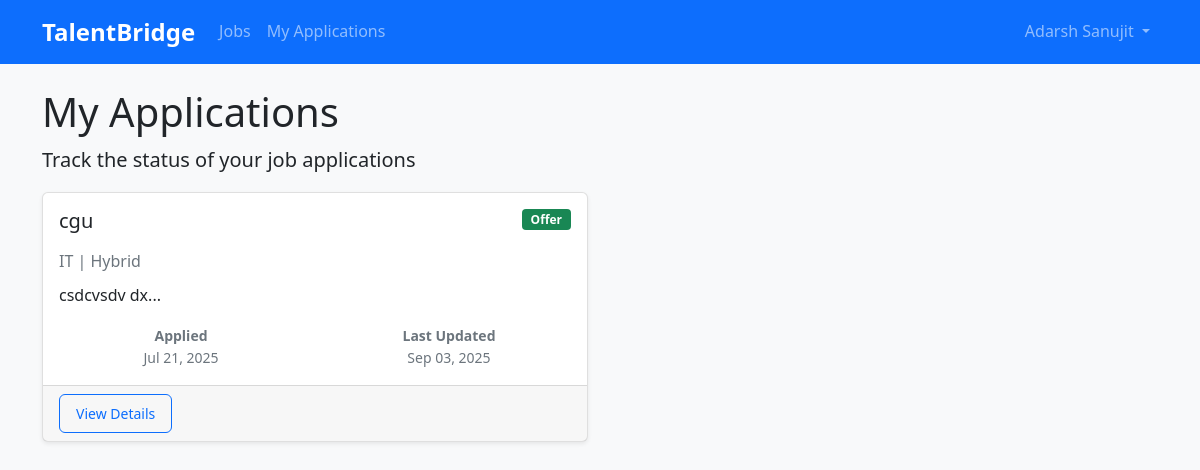
/applications/my-applications (signed in), run on the app's committed database.
### app/models.py (models this page shows, shortened)
class User(UserMixin, db.Model):
    id = db.Column(db.Integer, primary_key=True)
    username = db.Column(db.String(80), unique=True, nullable=False)
    email = db.Column(db.String(120), unique=True, nullable=False)
    password = db.Column(db.String(120), nullable=False)
    role = db.Column(db.String(20), nullable=False, default='employee')
    first_name = db.Column(db.String(50), nullable=False)
    last_name = db.Column(db.String(50), nullable=False)
    department = db.Column(db.String(100))
    location = db.Column(db.String(100))
    skills = db.Column(db.Text)
    phone = db.Column(db.String(20))
    resume_filename = db.Column(db.String(200))
    created_at = db.Column(db.DateTime, default=datetime.utcnow)
    applications = db.relationship('Application', backref='applicant', lazy=True)
    posted_jobs = db.relationship('Job', backref='posted_by_user', lazy=True)
    def get_full_name(self):
        return f"{self.first_name} {self.last_name}"

class Application(db.Model):
    id = db.Column(db.Integer, primary_key=True)
    job_id = db.Column(db.Integer, db.ForeignKey('job.id'), nullable=False)
    user_id = db.Column(db.Integer, db.ForeignKey('user.id'), nullable=False)
    cover_letter = db.Column(db.Text)
    resume_filename = db.Column(db.String(200))
    status = db.Column(db.String(20), default='submitted')
    applied_at = db.Column(db.DateTime, default=datetime.utcnow)
    updated_at = db.Column(db.DateTime, default=datetime.utcnow, onupdate=datetime.utcnow)
    hr_notes = db.Column(db.Text)
    interviews = db.relationship('Interview', backref='application', lazy=True, cascade='all, delete-orphan')

class Job(db.Model):
    id = db.Column(db.Integer, primary_key=True)
    title = db.Column(db.String(200), nullable=False)
    department = db.Column(db.String(100), nullable=False)
    location = db.Column(db.String(100), nullable=False)
    description = db.Column(db.Text, nullable=False)
    requirements = db.Column(db.Text)
    skills_required = db.Column(db.Text)
    salary_range = db.Column(db.String(100))
    job_type = db.Column(db.String(50), default='Full-time')
    status = db.Column(db.String(20), default='active')
    deadline = db.Column(db.DateTime)
    posted_by = db.Column(db.Integer, db.ForeignKey('user.id'), nullable=False)
    created_at = db.Column(db.DateTime, default=datetime.utcnow)
    updated_at = db.Column(db.DateTime, default=datetime.utcnow, onupdate=datetime.utcnow)
    applications = db.relationship('Application', backref='job', lazy=True, cascade='all, delete-orphan')

### app/routes/applications.py (the view)
@applications_bp.route('/my-applications')
@login_required
def my_applications():
    page = request.args.get('page', 1, type=int)
    applications = Application.query.filter_by(user_id=current_user.id)\
                                  .order_by(Application.applied_at.desc())\
                                  .paginate(page=page, per_page=10, error_out=False)
    return render_template('applications/my_applications.html', applications=applications)

### app/templates/applications/my_applications.html (shortened to what this page needs)
{% extends "base.html" %}
{% block content %}
<div class="row">
    <div class="col-12">
        <h1>My Applications</h1>
        <p class="lead">Track the status of your job applications</p>
    </div>
</div>
<div class="row">
    <div class="col-12">
        {% if applications.items %}
        <div class="row">
            {% for application in applications.items %}
            <div class="col-lg-6 mb-4">
                <div class="card h-100">
                    <div class="card-body">
                        <div class="d-flex justify-content-between align-items-start mb-2">
                            <h5 class="card-title">{{ application.job.title }}</h5>
                            <span class="badge bg-{% if application.status == 'submitted' %}secondary{% elif application.status == 'screening' %}info{% elif application.status == 'interview' %}warning{% elif application.status == 'offer' %}success{% elif application.status == 'rejected' %}danger{% else %}secondary{% endif %}">
                                {{ application.status.replace('_', ' ').title() }}
                            </span>
                        </div>
                        <p class="text-muted mb-2">
                             {{ application.job.department }} |
                             {{ application.job.location }}
                        </p>
                        <p class="card-text">{{ application.job.description[:120] }}...</p>
                        <div class="row text-center small text-muted">
                            <div class="col">
                                <strong>Applied</strong><br>
                                {{ application.applied_at.strftime('%b %d, %Y') }}
                            </div>
                            <div class="col">
                                <strong>Last Updated</strong><br>
                                {{ application.updated_at.strftime('%b %d, %Y') }}
                            </div>
                        </div>
                    </div>
                    <div class="card-footer">
                        <div class="d-flex justify-content-between">
                            <a href="{{ url_for('applications.application_detail', application_id=application.id) }}"
                               class="btn btn-outline-primary btn-sm">View Details</a>
                        </div>
                    </div>
                </div>
            </div>
            {% endfor %}
        </div>
        {% endif %}
    </div>
</div>
{% endblock %}

### app/templates/base.html (shortened to what this page needs)
<!DOCTYPE html>
<html lang="en">
<head>
    <link href="https://cdn.jsdelivr.net/npm/bootstrap@5.1.3/dist/css/bootstrap.min.css" rel="stylesheet">
    <link href="{{ url_for('static', filename='css/style.css') }}" rel="stylesheet">
</head>
<body>
    <nav class="navbar navbar-expand-lg navbar-dark bg-primary">
        <div class="container">
            <a class="navbar-brand" href="{{ url_for('index') }}">TalentBridge</a>
            {% if current_user.is_authenticated %}
            <div class="collapse navbar-collapse" id="navbarNav">
                <ul class="navbar-nav me-auto">
                    <li class="nav-item">
                        <a class="nav-link" href="{{ url_for('jobs.job_list') }}">Jobs</a>
                    </li>
                    <li class="nav-item">
                        <a class="nav-link" href="{{ url_for('applications.my_applications') }}">My Applications</a>
                    </li>
                </ul>
                <ul class="navbar-nav">
                    <li class="nav-item dropdown">
                        <a class="nav-link dropdown-toggle" href="#" role="button" data-bs-toggle="dropdown">
                            {{ current_user.get_full_name() }}
                        </a>
                    </li>
                </ul>
            </div>
            {% endif %}
        </div>
    </nav>
    <main class="container mt-4">
        {% block content %}{% endblock %}
    </main>
</body>
</html>

### app/static/css/style.css (style rules this page uses)
:root { --primary-color: #0d6efd; --secondary-color: #6c757d; --success-color: #198754; --info-color: #0dcaf0; --warning-color: #ffc107; --danger-color: #dc3545; --light-color: #f8f9fa; --dark-color: #212529; }
body { font-family: 'Segoe UI', Tahoma, Geneva, Verdana, sans-serif; background-color: #f8f9fa; line-height: 1.6; }
.navbar-brand { font-weight: bold; font-size: 1.5rem; }
.card { box-shadow: 0 0.125rem 0.25rem rgba(0, 0, 0, 0.075); border: 1px solid rgba(0, 0, 0, 0.125); border-radius: 0.375rem; }
.badge { font-size: 0.75em; padding: 0.375em 0.75em; }
.btn { font-weight: 500; border-radius: 0.375rem; padding: 0.5rem 1rem; transition: all 0.2s ease-in-out; }

### data on the page
User: get_full_name "Adarsh Sanujit"
Application: job "cgu", status.replace "Offer", job.department "IT", job.location "Hybrid", job "csdcvsdv dx", applied_at "Jul 21, 2025", updated_at "Sep 03, 2025"
